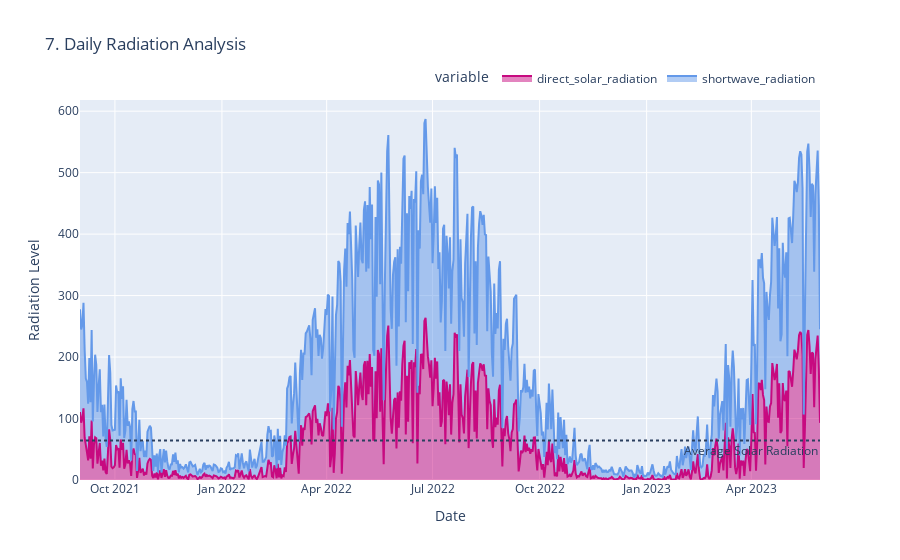

The notebook cell saved with this chart:
### Code cell
fig = px.area(daily, x=daily.index, y=["direct_solar_radiation","shortwave_radiation"],
              title='7. Daily Radiation Analysis',
              color_discrete_map={"shortwave_radiation": "#6499E9",
                                  "direct_solar_radiation": "#C70A80"})
fig.add_hline(y=meanSolar, line_dash="dot",
              annotation_text="Average Solar Radiation", annotation_position="bottom right")
fig.update_layout(xaxis_title="Date", yaxis_title="Radiation Level",
                  legend=dict(orientation="h", yanchor="bottom", y=1.02, xanchor="right", x=1))
fig.show()

### Figure 1 — Plotly figure (JSON) as saved in the notebook; plotly's stock layout.template omitted (floating-point values rounded to 4 significant figures; data arrays with more than 128 entries replaced by an {"elided": "..."} marker saying what was removed)
{"data": [{"fillpattern": {"shape": ""}, "hovertemplate": "variable=direct_solar_radiation<br>datetime=%{x}<br>value=%{y}<extra></extra>", "legendgroup": "direct_solar_radiation", "line": {"color": "#C70A80"}, "marker": {"symbol": "circle"}, "mode": "lines", "name": "direct_solar_radiation", "orientation": "v", "showlegend": true, "stackgroup": "1", "x": {"elided": "637 str values"}, "xaxis": "x", "y": {"elided": "637 float values"}, "yaxis": "y", "type": "scatter"}, {"fillpattern": {"shape": ""}, "hovertemplate": "variable=shortwave_radiation<br>datetime=%{x}<br>value=%{y}<extra></extra>", "legendgroup": "shortwave_radiation", "line": {"color": "#6499E9"}, "marker": {"symbol": "circle"}, "mode": "lines", "name": "shortwave_radiation", "orientation": "v", "showlegend": true, "stackgroup": "1", "x": {"elided": "637 str values"}, "xaxis": "x", "y": {"elided": "637 float values"}, "yaxis": "y", "type": "scatter"}], "layout": {"xaxis": {"anchor": "y", "domain": [0, 1], "title": {"text": "Date"}, "type": "date", "range": ["2021-09-01", "2023-05-30"], "autorange": true}, "yaxis": {"anchor": "x", "domain": [0, 1], "title": {"text": "Radiation Level"}, "type": "linear", "range": [0, 618.2], "autorange": true}, "legend": {"title": {"text": "variable"}, "tracegroupgap": 0, "orientation": "h", "yanchor": "bottom", "y": 1.02, "xanchor": "right", "x": 1}, "title": {"text": "7. Daily Radiation Analysis"}, "shapes": [{"line": {"dash": "dot"}, "type": "line", "x0": 0, "x1": 1, "xref": "x domain", "y0": 64.45, "y1": 64.45, "yref": "y"}], "annotations": [{"showarrow": false, "text": "Average Solar Radiation", "x": 1, "xanchor": "right", "xref": "x domain", "y": 64.45, "yanchor": "top", "yref": "y"}], "autosize": true}}
